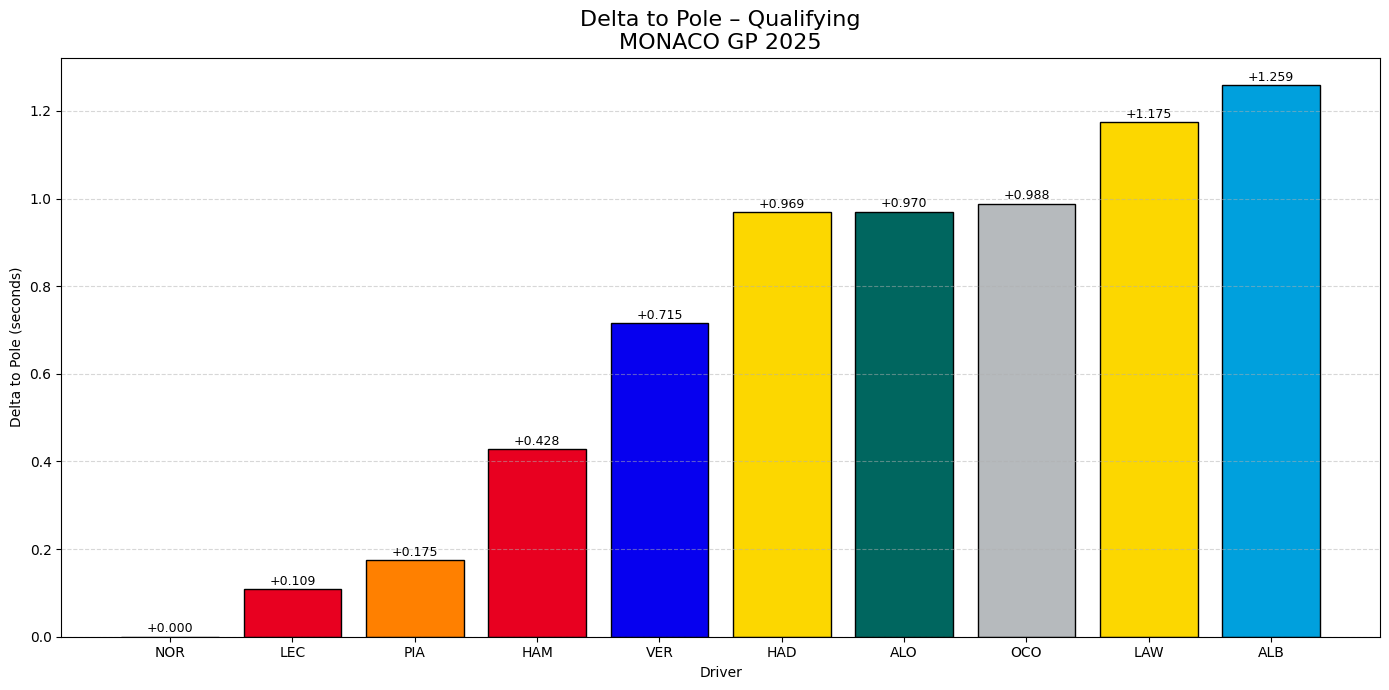

Write the Python code that produced this figure.
import os
import fastf1
import fastf1.plotting
import matplotlib.pyplot as plt
import pandas as pd

# ===============================
# CACHE (WAJIB DI COLAB)
# ===============================
CACHE_DIR = "/content/fastf1_cache"
os.makedirs(CACHE_DIR, exist_ok=True)
fastf1.Cache.enable_cache(CACHE_DIR)

fastf1.plotting.setup_mpl(misc_mpl_mods=False)

# ===============================
# CONFIG
# ===============================
YEAR = 2025
RACE_NAME = "Monaco"
SESSION = "Q"

# ===============================
# LOAD SESSION
# ===============================
session = fastf1.get_session(YEAR, RACE_NAME, SESSION)
session.load()

# ===============================
# OFFICIAL QUALI RESULTS (STABLE)
# ===============================
results = session.results.copy()

# Driver yang masuk Q3
results = results.dropna(subset=["Q3"])
results["Q3"] = pd.to_timedelta(results["Q3"])

# ===============================
# DELTA TO POLE
# ===============================
pole_time = results["Q3"].min()
results["Delta"] = (results["Q3"] - pole_time).dt.total_seconds()
results = results.sort_values("Delta")

# ===============================
# TEAM COLORS (FASTF1 3.7 – CORRECT)
# ===============================
colors = [
    fastf1.plotting.get_team_color(team, session)
    for team in results["TeamName"]
]

# ===============================
# PLOT
# ===============================
plt.figure(figsize=(14, 7))
plt.bar(
    results["Abbreviation"],
    results["Delta"],
    color=colors,
    edgecolor="black"
)

plt.title("Delta to Pole – Qualifying\nMONACO GP 2025", fontsize=16)
plt.xlabel("Driver")
plt.ylabel("Delta to Pole (seconds)")
plt.grid(axis="y", linestyle="--", alpha=0.5)

for i, delta in enumerate(results["Delta"]):
    plt.text(i, delta + 0.01, f"+{delta:.3f}", ha="center", fontsize=9)

plt.tight_layout()
plt.show()
